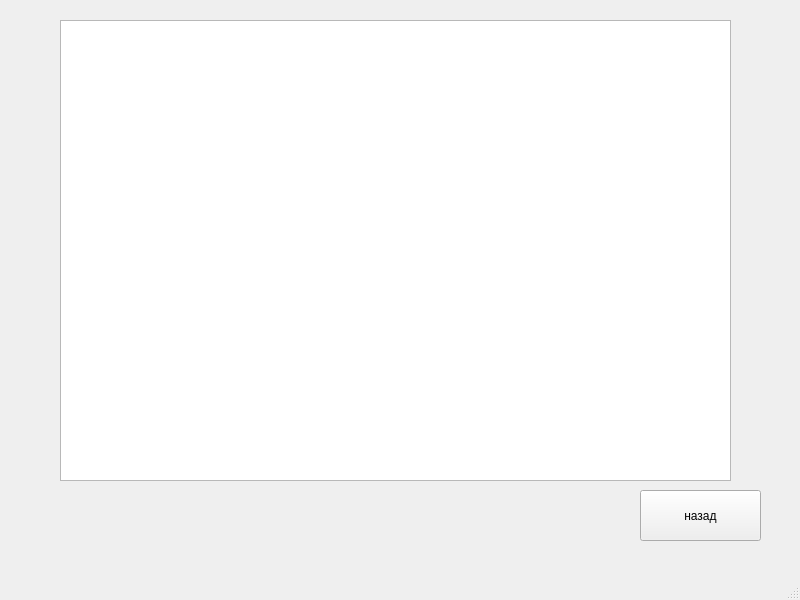
<?xml version="1.0" encoding="UTF-8"?>
<ui version="4.0">
 <class>MainWindow</class>
 <widget class="QMainWindow" name="MainWindow">
  <property name="geometry">
   <rect>
    <x>0</x>
    <y>0</y>
    <width>800</width>
    <height>600</height>
   </rect>
  </property>
  <property name="windowTitle">
   <string>MainWindow</string>
  </property>
  <widget class="QWidget" name="centralwidget">
   <widget class="QTextEdit" name="notebook">
    <property name="geometry">
     <rect>
      <x>60</x>
      <y>20</y>
      <width>671</width>
      <height>461</height>
     </rect>
    </property>
   </widget>
   <widget class="QPushButton" name="back_btn">
    <property name="geometry">
     <rect>
      <x>640</x>
      <y>490</y>
      <width>121</width>
      <height>51</height>
     </rect>
    </property>
    <property name="text">
     <string>назад</string>
    </property>
   </widget>
  </widget>
  <widget class="QMenuBar" name="menubar">
   <property name="geometry">
    <rect>
     <x>0</x>
     <y>0</y>
     <width>800</width>
     <height>26</height>
    </rect>
   </property>
  </widget>
  <widget class="QStatusBar" name="statusbar"/>
 </widget>
 <resources/>
 <connections/>
</ui>
